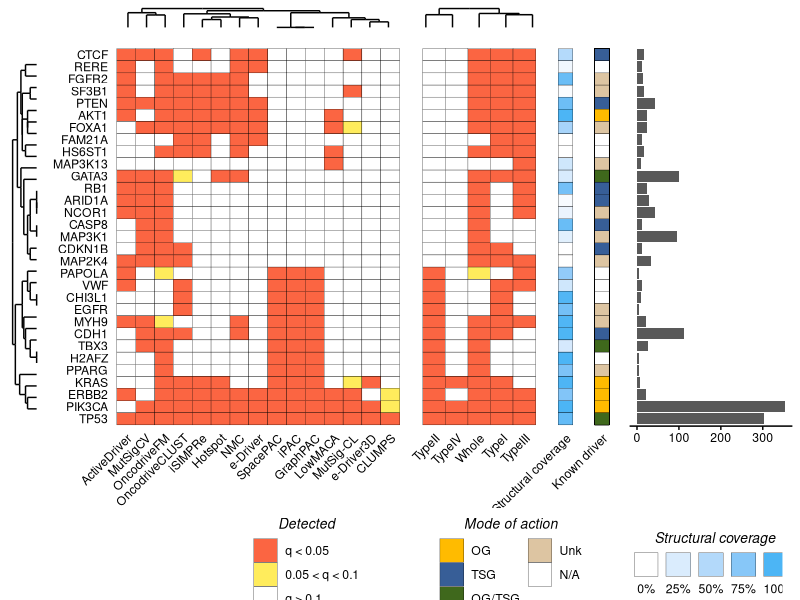

R code for this plot:
library (ggplot2)
library (pheatmap)
library (reshape2)
library (gridExtra)
library (gplots)
library (ggdendro)
library (grid)

#THIS IS A FUNCTION THAT EXTRACTS THE LEGEND FROM A GGPLOT
#TOOK IT FROM https://github.com/hadley/ggplot2/wiki/Share-a-legend-between-two-ggplot2-graphs

g_legend<-function(a.gplot){
  tmp <- ggplot_gtable(ggplot_build(a.gplot))
  leg <- which(sapply(tmp$grobs, function(x) x$name) == "guide-box")
  legend <- tmp$grobs[[leg]]
  return(legend)}
  
#LOAD DATA
pipeline.res <- read.table ("../raw_data/matrix_brca.txt", sep = "\t", header = TRUE, check.names = FALSE)

#THIS ADJUSTS THE ORDER OF THE "MODE OF ACTION" LEGEND
pipeline.res$Mode <- factor (pipeline.res$Mode, levels = c ("OG", "TSG", "OG/TSG", "Unk", "N/A"))

#WE SUBSET TO THE FRACTION OF GENES WE WANT
#I LIMITED THE PLOT TO GENES DETECTED BY FIVE OR MORE METHODS, OR KNOWN DRIVER GENES IN THAT TISSUE DETECTED AT LEAST ONCE
#FEEL FREE TO ADJUST TO ADD OTHER GENES
pipe.sig <- subset (pipeline.res, Detected > 3 | (Detected > 0 & KnownDriver != "No"))

#SUBSET ONLY THE PART WE WANT
mat.plot <- pipe.sig[,c ("Gene", "MutSigCV", "OncodriveFM", "OncodriveCLUST", "NMC", "MutSig-CL", "e-Driver", "e-Driver3D", "iPAC", "GraphPAC", "SpacePAC", "CLUMPS", "iSIMPRe", "ActiveDriver", "Hotspot", "LowMACA")]
mat.melt <- melt (mat.plot)

#BINARIZE THE PREDICTIONS INSTEAD OF P-VALS
mat.melt$value <- ifelse (mat.melt$value < 0.05, 1, 0)

#RE-CREATE THE MATRIX
mat.plot <- acast (mat.melt, Gene ~ variable, value.var = "value")

#CALC THE CLUSTERING FOR THE METHODS AND GET THE DENDROGRAM
model.meth <- hclust (dist (t(mat.plot)))
dhc.meth <- as.dendrogram (model.meth)
ddata.meth <- dendro_data (dhc.meth, type = "rectangle")
dendro.meth <- ggplot (segment (ddata.meth)) + geom_segment (aes (x = x, y = y, xend = xend, yend = yend)) + theme (panel.background = element_blank(), axis.text = element_blank(), axis.ticks = element_blank(), axis.title = element_blank())

#CALC THE CLUSTERING FOR THE GENES AND GET THE DENDROGRAM
model.gene <- hclust (dist (mat.plot))
dhc.gene <- as.dendrogram (model.gene)
ddata.gene <- dendro_data (dhc.gene, type = "rectangle")
dendro.gene <- ggplot (segment (ddata.gene)) + geom_segment (aes (x = -x, y = -y, xend = -xend, yend = -yend)) + theme (panel.background = element_blank(), axis.text = element_blank(), axis.ticks = element_blank(), axis.title = element_blank()) + coord_flip ()

#RE-ORDER THE GENES
pipe.sig$Gene <- factor (pipe.sig$Gene, levels = rev(rownames (mat.plot)[model.gene$order]))
pipe.melt <- melt (pipe.sig)
pipe.npat <- pipe.melt

#BINARIZE THE PREDICTIONS INSTEAD OF P-VALS
pipe.melt$binarized <- ifelse (pipe.melt$value < 0.05, "q < 0.05", ifelse (pipe.melt$value < 0.1, "0.05 < q < 0.1", "q > 0.1"))
pipe.melt$binarized <- factor (pipe.melt$binarized, levels = c ("q < 0.05", "0.05 < q < 0.1", "q > 0.1"))

#RE-ORDER THE METHODS
methods.sorted <- colnames (mat.plot)[model.meth$order]
methods.sorted[16] <- "NPat"
methods.sorted[17] <- "Detected"
methods.sorted[18] <- "Coverage"
pipe.melt$variable <- factor (pipe.melt$variable, levels = methods.sorted)

#PREPARE THE PLOTS
heat.plot <- ggplot (subset (pipe.melt, !(variable %in% c("NPat", "Detected", "Coverage"))), aes (x = variable, y = Gene)) + geom_tile (aes (fill = binarized), color = "black") + theme (axis.text = element_text (color = "black"), axis.text.x = element_text (angle = 45, hjust = 1), axis.ticks = element_blank(), axis.line = element_blank(), panel.background = element_blank(), axis.title = element_blank(), legend.position = "none") + scale_fill_manual (name = "Detected", values = c("#FB6542", "#FFEC5C", "white"))
leg.plot.heat <- ggplot (subset (pipe.melt, !(variable %in% c("NPat", "Detected", "Coverage"))), aes (x = variable, y = Gene)) + geom_tile (aes (fill = binarized), color = "black") + theme (axis.text = element_text (color = "black"), axis.text.x = element_text (angle = 45, hjust = 1), axis.ticks = element_blank(), axis.line = element_blank(), panel.background = element_blank(), axis.title = element_blank(), legend.position = "right") + scale_fill_manual (guide = guide_legend (title = "Detected", title.position = "top", title.hjust = 0.5, title.theme = element_text (face = "italic", angle = 0, size = 10), ncol = 1), values = c("#FB6542", "#FFEC5C", "white"))
leg.heat <- g_legend (leg.plot.heat)
npat.plot <- ggplot (subset (pipe.npat, variable == "NPat"), aes (x = Gene, y = value)) + geom_bar (stat = "identity") + coord_flip() + theme (axis.text.y = element_blank(), axis.ticks.y = element_blank(), axis.title = element_blank(), axis.text.x = element_text (color = "black"), axis.ticks.x = element_line (color = "black"), axis.line.x = element_line (color = "black"), panel.background = element_blank())
known.plot <- ggplot (pipe.melt, aes (x = "Known driver", y = Gene)) + geom_tile (aes (fill = Mode), color = "black") + theme (axis.text.y = element_blank(), axis.ticks = element_blank(), axis.title = element_blank(), axis.text.x = element_text (color = "black", angle = 45, hjust = 1), legend.position = "none", panel.background = element_blank()) + scale_fill_manual (values = c ("#FFBB00", "#375E97", "#3F681C", "#DDC5A2", "white"))
leg.plot.known <- ggplot (pipe.melt, aes (x = "Known driver", y = Gene)) + geom_tile (aes (fill = Mode), color = "black") + theme (axis.text.y = element_blank(), axis.ticks = element_blank(), axis.title = element_blank(), axis.text.x = element_text (color = "black", angle = 45, hjust = 1), legend.position = "right", panel.background = element_blank()) + scale_fill_manual (name = "Mode", values = c ("#FFBB00", "#375E97", "#3F681C", "#DDC5A2", "white"), guide = guide_legend (ncol = 2, title = "Mode of action", title.position = "top", title.hjust = 0.5, title.theme = element_text (face = "italic", angle = 0, size = 10)))
leg.known <- g_legend (leg.plot.known)
struc.plot <- ggplot (subset (pipe.melt, variable == "Coverage"), aes (x = "Structural coverage", y = Gene, fill = value)) + geom_tile (color = "black") + theme (axis.text.y = element_blank(), axis.ticks = element_blank(), axis.title = element_blank(), axis.text.x = element_text (color = "black", angle = 45, hjust = 1), legend.position = "none", panel.background = element_blank()) + scale_fill_continuous (low = "white", high = "#4CB5F5")
leg.plot.struc <- ggplot (subset (pipe.melt, variable == "Coverage"), aes (x = "Structural coverage", y = Gene, fill = value)) + geom_tile (color = "black") + theme (axis.text.y = element_blank(), axis.ticks = element_blank(), axis.title = element_blank(), axis.text.x = element_text (color = "black", angle = 45, hjust = 1), legend.position = "bottom", panel.background = element_blank()) + scale_fill_gradient (low = "white", high = "#4CB5F5", limits = c (0,1), labels = scales::percent, guide = guide_legend (title = "Structural coverage", title.position = "top", title.hjust = 0.5, label.position = "bottom", label.hjust = 0.5, title.theme = element_text (face = "italic", angle = 0, size = 10)))
leg.struc <- g_legend (leg.plot.struc)
empty.plot <- rectGrob(gp=gpar(col="white"))

#CREATE THE SUMMARY PER CATEGORIES
pipeline.back <- pipeline.res
pipeline.back$Whole <- apply (pipeline.res[,c("OncodriveFM", "MutSigCV")], 1, min)
pipeline.back$TypeI <- apply (pipeline.res[,c("NMC", "OncodriveCLUST", "MutSig-CL", "Hotspot", "iSIMPRe")], 1, min)
pipeline.back$TypeII <- apply (pipeline.res[,c("GraphPAC", "iPAC", "SpacePAC", "CLUMPS")], 1, min)
pipeline.back$TypeIII <- apply (pipeline.res[,c("ActiveDriver", "e-Driver", "LowMACA")], 1, min)
pipeline.back$TypeIV <- pipeline.res$'e-Driver3D'

pipe.back.sig <- subset (pipeline.back, Detected > 3 | (Detected > 0 & KnownDriver != "No"))

mat.back.plot <- pipe.back.sig[,c ("Gene", "Whole", "TypeI", "TypeII", "TypeIII", "TypeIV")]
mat.back.melt <- melt (mat.back.plot)
mat.back.melt$value <- ifelse (mat.back.melt$value < 0.05, 1, 0)
mat.back.plot <- acast (mat.back.melt, Gene ~ variable, value.var = "value")

#CALC DENDROGRAM FROM CATEGORIES
model.type <- hclust (dist (t(mat.back.plot)))
dhc.type <- as.dendrogram (model.type)
ddata.type <- dendro_data (dhc.type, type = "rectangle")
dendro.type <- ggplot (segment (ddata.type)) + geom_segment (aes (x = x, y = y, xend = xend, yend = yend)) + theme (panel.background = element_blank(), axis.text = element_blank(), axis.ticks = element_blank(), axis.title = element_blank())

pipe.back.sig$Gene <- factor (pipe.back.sig$Gene, levels = rev(rownames (mat.plot)[model.gene$order]))
pipe.back.melt <- melt (pipe.back.sig[,c ("Gene", "Whole", "TypeI", "TypeII", "TypeIII", "TypeIV", "NPat", "Detected", "KnownDriver")])
pipe.back.melt$binarized <- ifelse (pipe.back.melt$value < 0.05, "q < 0.05", ifelse (pipe.back.melt$value < 0.1, "0.05 < q < 0.1", "q > 0.1"))
pipe.back.melt$binarized <- factor (pipe.back.melt$binarized, levels = c ("q < 0.05", "0.05 < q < 0.1", "q > 0.1"))

#ORDER CATEGORIES
types.sorted <- colnames (mat.back.plot)[model.type$order]
types.sorted[6] <- "NPat"
types.sorted[7] <- "Detected"
types.sorted[8] <- "Coverage"
pipe.back.melt$variable <- factor (pipe.back.melt$variable, levels = types.sorted)

#CREATE THE PLOT FOR THE CATEGORIES
type.plot <- ggplot (subset (pipe.back.melt, !(variable %in% c("NPat", "Detected", "Coverage"))), aes (x = variable, y = Gene)) + geom_tile (aes (fill = binarized), color = "black") + theme (axis.text = element_text (color = "black"), axis.text.x = element_text (angle = 45, hjust = 1), axis.ticks = element_blank(), axis.line = element_blank(), panel.background = element_blank(), axis.title = element_blank(), legend.position = "none") + scale_fill_manual (name = "Detected", values = c("#FB6542", "#FFEC5C", "white")) + theme (axis.text.y = element_blank())

#ADJUST HEIGHTS OF THE METHODS
gA=ggplot_gtable(ggplot_build(heat.plot))
gB=ggplot_gtable(ggplot_build(type.plot))
gC2=ggplot_gtable(ggplot_build(struc.plot))
gC=ggplot_gtable(ggplot_build(known.plot))
gD=ggplot_gtable(ggplot_build(npat.plot))
gE=ggplot_gtable(ggplot_build(dendro.gene))
maxHeight = grid::unit.pmax(gA$heights, gB$heights, gC$heights, gD$heights, gE$heights)
gA$heights <- as.list(maxHeight)
gB$heights <- as.list(maxHeight)
gC2$heights <- as.list(maxHeight)
gC$heights <- as.list(maxHeight)
gD$heights <- as.list(maxHeight)
gE$heights <- as.list(maxHeight)

gF=ggplot_gtable(ggplot_build(dendro.meth))
gG=ggplot_gtable(ggplot_build(dendro.type))

maxWidth = grid::unit.pmax(gA$widths, gF$widths)
gA$widths <- as.list(maxWidth)
gF$widths <- as.list(maxWidth)

maxWidth = grid::unit.pmax(gB$widths, gG$widths)
gB$widths <- as.list(maxWidth)
gG$widths <- as.list(maxWidth)

#ARRANGE IT ALL
grid.arrange (arrangeGrob(empty.plot, gF, gG, empty.plot, empty.plot, empty.plot, gE, gA, gB, gC2, gC, gD, nrow = 2, widths = c (1/10, 4/5, 3/10, 2/25, 2/25, 2/5), heights = c (1, 12)), empty.plot, arrangeGrob(empty.plot, leg.heat, leg.known, leg.struc, empty.plot, nrow = 1, widths = c (7/2,2,4,2,1/4)), ncol = 1, heights = c (14,1/4,2))
